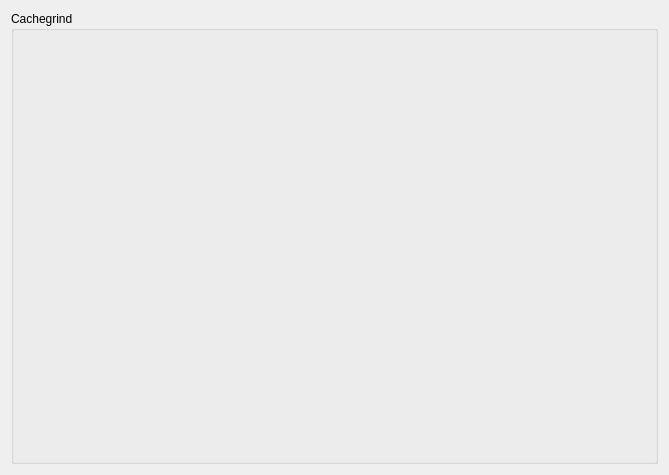
<?xml version="1.0" encoding="UTF-8"?>
<ui version="4.0">
 <class>ValgrindCachegrindConfig</class>
 <widget class="QWidget" name="ValgrindCachegrindConfig">
  <property name="geometry">
   <rect>
    <x>0</x>
    <y>0</y>
    <width>669</width>
    <height>475</height>
   </rect>
  </property>
  <layout class="QVBoxLayout">
   <item>
    <widget class="QGroupBox" name="groupBox">
     <property name="title">
      <string>Cachegrind</string>
     </property>
    </widget>
   </item>
  </layout>
 </widget>
 <resources/>
 <connections/>
</ui>
